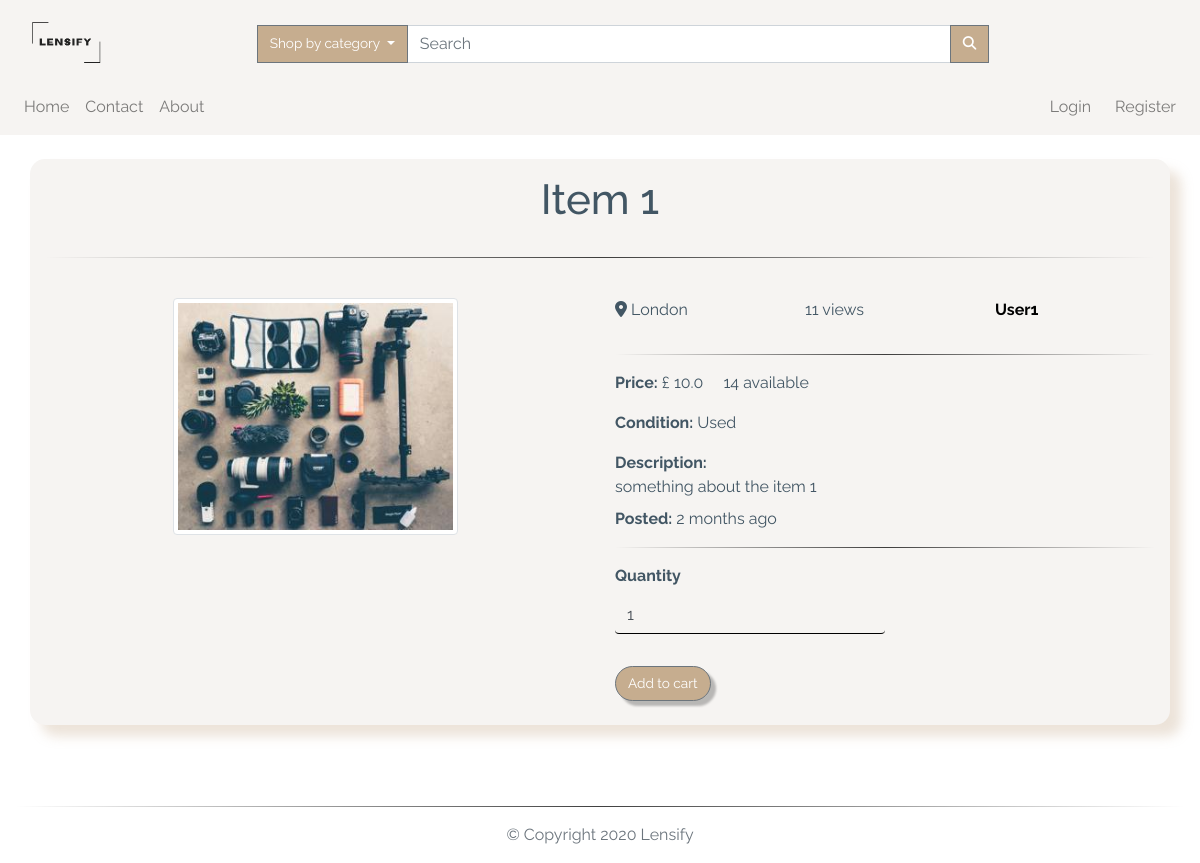
/item/1, run on an earlier commit of the app's database.
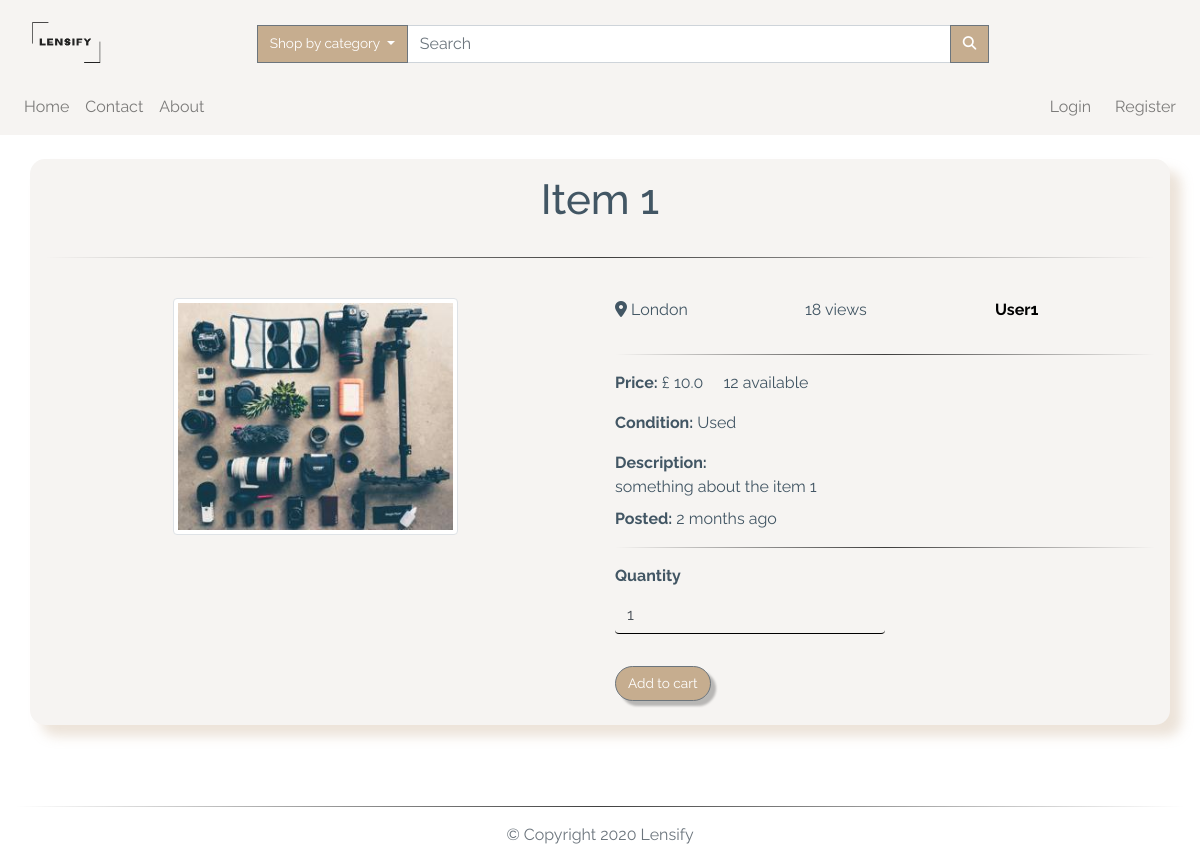
And on a later commit of the database.
### app/models.py (models this page shows, shortened)
class TimestampMixin(object):
    created_at = db.Column(db.DateTime, nullable=False,
                           default=datetime.utcnow)
    updated_at = db.Column(db.DateTime, onupdate=datetime.utcnow)

class ItemForSale(db.Model, TimestampMixin):
    __tablename__ = "for_sale"
    id = db.Column(db.Integer, primary_key=True)
    title = db.Column(db.String(100), nullable=False)
    description = db.Column(db.Text, nullable=False)
    quantity = db.Column(db.Integer, nullable=False, default=1)
    condition = db.Column(db.String(50), nullable=False)
    item_city = db.Column(db.String(50), nullable=False)
    price = db.Column(db.Float, nullable=False)
    item_views = db.Column(db.Integer, default=0)
    image_file = db.Column(Json(128), nullable=False,
                           default=['item.jpg'])
    sold = db.Column(db.Boolean, default=False)
    seller_id = db.Column(db.Integer, db.ForeignKey("users.id"))
    category_id = db.Column(db.Integer, db.ForeignKey("categories.id"))
    item_in_order = db.relationship(
        "OrderItem", backref="item", lazy="dynamic"
    )

### app/routes.py (the view, shortened to what this page needs)
@app.route("/item/<item_id>", methods=["GET", "POST"])
def item(item_id):
    form = AddToCartForm()
    item = ItemForSale.query.filter_by(id=item_id).first_or_404()
    item.item_views += 1
    db.session.commit()
    return render_template("item_details.html", title="Item Details", item=item, form=form)

### app/forms.py
class AddToCartForm(FlaskForm):
    quantity = h5fields.IntegerField(
        "Quantity", default=1, widget=h5widgets.NumberInput(min=1, max=100, step=1),
        validators=[DataRequired(message="Please only insert numerical values")])
    submit = SubmitField('Add to cart')

### app/models.py (called while the page is built)
    def process_result_value(self, value, dialect):
        return json.loads(value)

### app/routes.py (called while the page is built)
@app.before_request
def before_request():
    if current_user.is_authenticated:
        current_user.updated_at = datetime.utcnow()
        db.session.commit()

@app.context_processor
def inject_categories():
    categories = Category.query.join(
        ItemForSale, (Category.id == ItemForSale.category_id)).filter_by(sold=False).all()
    return dict(categories=categories)

### app/templates/item_details.html (shortened to what this page needs)
{% extends "layout.html" %}
{% import "bootstrap/wtf.html" as wtf %}
{% block app_content %}
<div class="container custom-bg my-4">
  <div class="row justify-content-center">
    <h1 class="col-12 text-center my-3">
      {{ item.title.capitalize() }}
    </h1>
  </div>
  <hr>
  <div class="row justify-content-center">
    <div class="col-12 col-sm-6 my-4" aria-labelledby="item-picture">
      <div class="row justify-content-center">
        <img class="img-fluid w-50 thumb img-thumbnail" id="largeImage"
          src="{{url_for('static', filename='img/items/' + item.image_file[0])}}" alt="{{item.title}}">
      </div>
    </div>
    <div class="col-12 col-sm-6 my-4">
      <div class="row text-break">
        <p class="text-capitalize col-md-4">
          <i class="fas fa-map-marker-alt"></i> {{item.item_city }}
        </p>
        <p class="col-md-4">
          {{item.item_views}} views
        </p>
        <p class="col-md-4">
          <a href="{{url_for('user', username=item.seller.username)}}" class="text-capitalize" alt="{{item.title}}">
            <strong>{{ item.seller.username }} </strong>
          </a>
        </p>
      </div>
      <hr>
      <div class="row text-break">
        <div class="col-12">
          <p>
            <strong>Price:</strong> £ {{ item.price }} <span class="ml-3">{{item.quantity}} available</span>
          </p>
          <p>
            <strong>Condition:</strong> {{ item.condition }}
          </p>
          <p class="my-2">
            <strong>Description:</strong><span class="d-block">{{ item.description }}</span>
          </p>
          <p class="my-2">
            <strong>Posted:</strong> {{ moment(item.created_at).fromNow() }}
          </p>
          <hr>
          <form action="{{url_for('item', item_id=item.id)}}" method='POST' class="form">
            {{wtf.form_field(form.quantity, class="form-control w-50")}}
            {{wtf.form_field(form.submit, class="mt-3 btn btn-secondary")}}
          </form>
        </div>
      </div>
    </div>
  </div>
</div>
{% endblock app_content %}

What changed in the data, as far as the page shows it:
changed ItemForSale "Item 1": item_views "11" → "18"; quantity "14" → "12"
